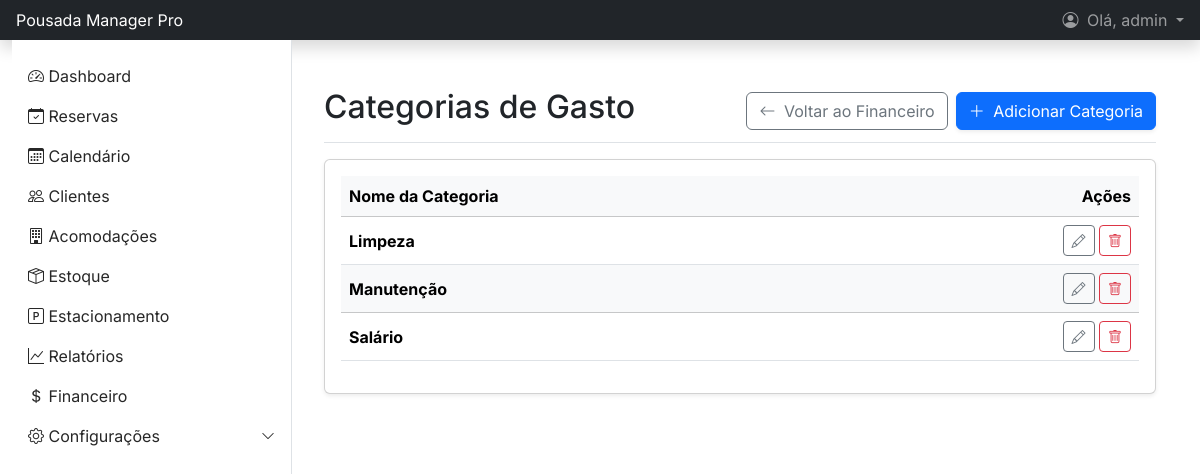
The page /financeiro/categorias/ (signed in) on the database its author committed.
### gestao/models.py (models this page shows, shortened)
class CategoriaGasto(models.Model):
    nome = models.CharField(max_length=100, unique=True, help_text="Ex: Alimentação, Limpeza, Manutenção")
    history = HistoricalRecords()
    class Meta:
        verbose_name = "Categoria de Gasto"
        verbose_name_plural = "Categorias de Gastos"
        ordering = ['nome']

### gestao/views.py (the view)
# urls.py: path('financeiro/categorias/', views.CategoriaGastoListView.as_view(), name='categoria_gasto_list'),
class CategoriaGastoListView(LoginRequiredMixin, PermissionRequiredMixin, ListView):
    permission_required = 'gestao.view_categoriagasto'
    raise_exception = True  # Mostra erro 403 se não tiver permissão
    model = CategoriaGasto
    template_name = 'gestao/categoria_gasto_list.html'
    context_object_name = 'categoria_gasto'
    paginate_by = 10
    ordering = ['nome']

### templates/gestao/categoria_gasto_list.html (shortened to what this page needs)
{% extends 'base.html' %}
{% block content %}
<main class="cpx-md-4">
    <div class="d-flex justify-content-between flex-wrap flex-md-nowrap align-items-center pt-3 pb-2 mb-3 border-bottom">
        <h1 class="h2">Categorias de Gasto</h1>
        <div class="btn-toolbar mb-2 mb-md-0">
            <a href="{% url 'financeiro' %}" class="btn btn-outline-secondary me-2">
                <i class="bi bi-arrow-left me-1"></i> Voltar ao Financeiro
            </a>
            <a href="{% url 'categoria_gasto_add' %}" class="btn btn-primary shadow-sm">
                <i class="bi bi-plus-lg me-1"></i> Adicionar Categoria
            </a>
        </div>
    </div>
    <div class="card shadow-sm">
        <div class="card-body">
            <table class="table table-hover align-middle">
                <thead class="table-light">
                    <tr>
                        <th>Nome da Categoria</th>
                        <th class="text-end">Ações</th>
                    </tr>
                </thead>
                <tbody>
                    {% for categoria in categoria_gasto %}
                    <tr class="{% cycle '' 'table-light' %}">
                        <td class="fw-bold">{{ categoria.nome }}</td>
                        <td class="text-end">
                            <a href="{% url 'categoria_gasto_edit' categoria.pk %}" class="btn btn-sm btn-outline-secondary" data-bs-toggle="tooltip" title="Editar"><i class="bi bi-pencil"></i></a>
                            <a href="{% url 'categoria_gasto_delete' categoria.pk %}" class="btn btn-sm btn-outline-danger" data-bs-toggle="tooltip" title="Excluir"><i class="bi bi-trash"></i></a>
                        </td>
                    </tr>
                    {% empty %}
                    <tr><td colspan="2" class="text-center py-4">Nenhuma categoria cadastrada.</td></tr>
                    {% endfor %}
                </tbody>
            </table>
        </div>
    </div>
</main>
{% endblock %}

### templates/base.html (shortened to what this page needs)
{% load static %} <!doctype html>
<html lang="pt-br">
<head>
    <link href="https://cdn.jsdelivr.net/npm/bootstrap@5.3.3/dist/css/bootstrap.min.css" rel="stylesheet">
    <link rel="stylesheet" href="https://cdn.jsdelivr.net/npm/bootstrap-icons@1.11.3/font/bootstrap-icons.min.css">
</head>
<body>
<header class="navbar navbar-dark bg-dark sticky-top flex-md-nowrap p-0 shadow">
    <a class="navbar-brand col-md-3 col-lg-2 me-0 px-3 fs-6" href="{% url 'dashboard' %}">
        Pousada Manager Pro
    </a>
    <div class="navbar-nav ms-auto">
        {% if user.is_authenticated %}
            <div class="nav-item dropdown">
                <a class="nav-link dropdown-toggle px-3" href="#" role="button" data-bs-toggle="dropdown" aria-expanded="false">
                    <i class="bi bi-person-circle me-1"></i>
                    Olá, {{ request.user.first_name|default:request.user.username }}
                </a>
            </div>
        {% else %}
            <div class="nav-item text-nowrap">
                <a class="nav-link px-3" href="{% url 'login' %}">Entrar (Login)</a>
            </div>
        {% endif %}
    </div>
</header>
<div class="container-fluid main-container">
    <div class="offcanvas offcanvas-start sidebar" tabindex="-1" id="sidebarMenu">
        <div class="offcanvas-body p-0">
            <ul class="nav flex-column pt-3">
                <li class="nav-item"><a class="nav-link" href="{% url 'dashboard' %}"><i class="bi bi-speedometer2"></i> Dashboard</a></li>
                <li class="nav-item"><a class="nav-link" href="{% url 'reserva_list' %}"><i class="bi bi-calendar-check"></i> Reservas</a></li>
                <li class="nav-item"><a class="nav-link" href="{% url 'calendario_reservas' %}"><i class="bi bi-calendar3"></i> Calendário</a></li>
                <li class="nav-item"><a class="nav-link" href="{% url 'cliente_list' %}"><i class="bi bi-people"></i> Clientes</a></li>
                <li class="nav-item"><a class="nav-link" href="{% url 'acomodacao_list' %}"><i class="bi bi-building"></i> Acomodações</a></li>
                <li class="nav-item"><a class="nav-link" href="{% url 'item_estoque_list' %}"><i class="bi bi-box-seam"></i> Estoque</a></li>
                <li class="nav-item"><a class="nav-link" href="{% url 'vaga_estacionamento_list' %}"><i class="bi bi-p-square"></i> Estacionamento</a></li>
                <li class="nav-item"><a class="nav-link" href="{% url 'relatorio_acomodacoes' %}"><i class="bi bi-graph-up"></i> Relatórios</a></li>
                {% if perms.auth.change_user %}
                <li class="nav-item"><a class="nav-link" href="{% url 'financeiro' %}"><i class="bi bi-currency-dollar"></i> Financeiro</a></li>
                {% endif %}
                <li class="nav-item">
                    <a class="nav-link d-flex justify-content-between align-items-center" data-bs-toggle="collapse" href="#configuracoesSubmenu" role="button" aria-expanded="false" aria-controls="configuracoesSubmenu">
                        <span><i class="bi bi-gear"></i> Configurações</span>
                        <i class="bi bi-chevron-down small"></i>
                    </a>
                </li>
            </ul>
        </div>
    </div>
    <main class="content">
        {% block content %}
        {% endblock %}
    </main>
</div>
</body>
</html>

### templates/base.html (style rules this page uses)
body { display: flex; min-height: 100vh; flex-direction: column; font-family: 'Inter', sans-serif; }
.main-container { display: flex; flex: 1; }
.content { flex: 1; padding: 2rem; }
.sidebar .nav-link { color: #272727; }
@media (min-width: 768px) { #sidebarMenu { position: relative !important; transform: none !important; visibility: visible !important; border-right: 1px solid #dee2e6; width: 280px !important; top: 0; height: auto; } }

### rows shown on the page
CategoriaGasto: nome "Limpeza"
CategoriaGasto: nome "Manutenção"
CategoriaGasto: nome "Salário"

### other values the page prints
{{ request.user.first_name|default:request.user.username }} "admin"
